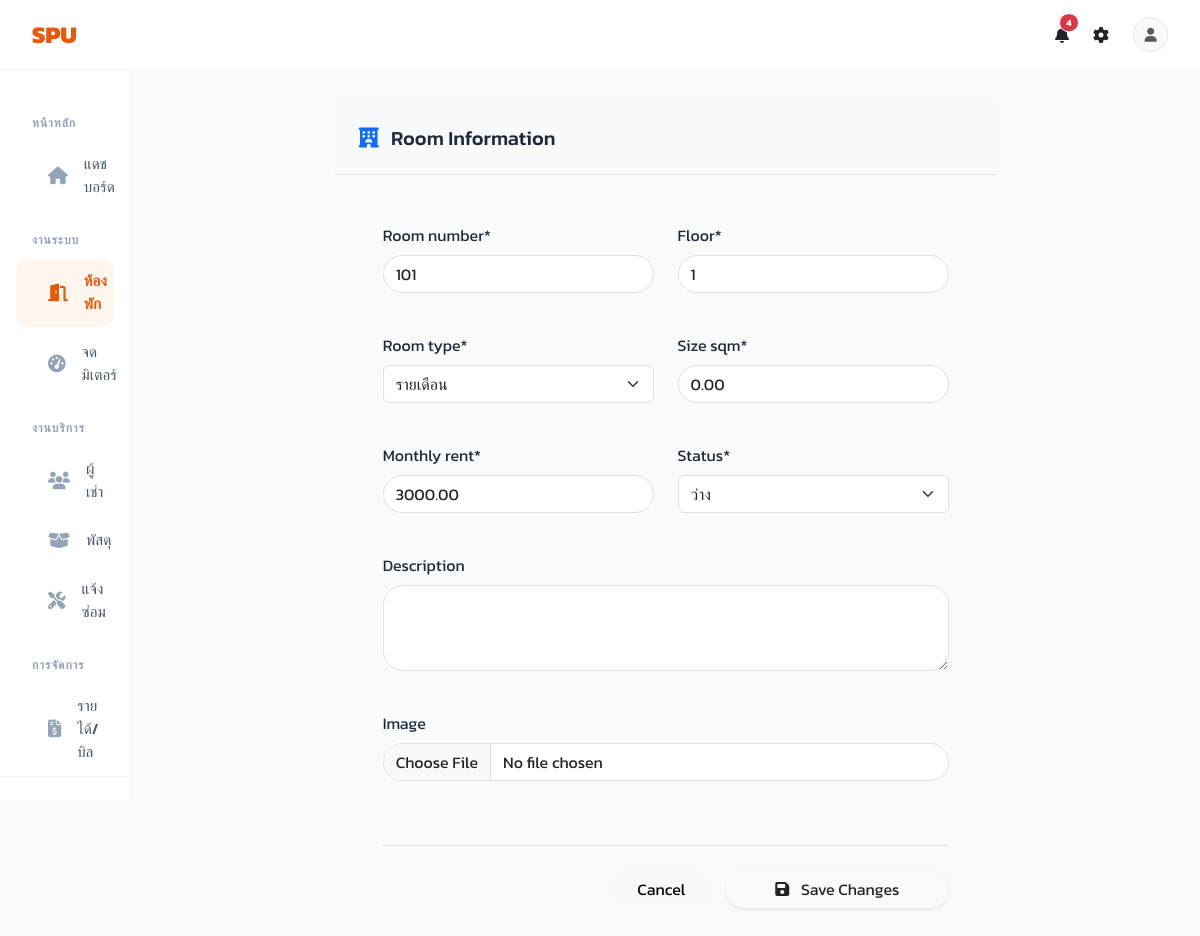
/rooms/1/edit/ (signed in), run on the app's committed database.
### apps/rooms/models.py (models this page shows, shortened)
class Room(models.Model):
    ROOM_TYPES = [
        ('รายเดือน', 'รายเดือน'),
        ('รายวัน', 'รายวัน'),
    ]
    STATUS_CHOICES = [
        ('ว่าง', 'ว่าง'),
        ('ไม่ว่าง', 'ไม่ว่าง'),
        ('ซ่อมบำรุง', 'ซ่อมบำรุง'),
    ]
    room_number = models.CharField(max_length=20, unique=True)
    floor = models.PositiveIntegerField()
    room_type = models.CharField(max_length=20, choices=ROOM_TYPES, default='รายเดือน')
    size_sqm = models.DecimalField(max_digits=6, decimal_places=2, default=0.00)
    monthly_rent = models.DecimalField(max_digits=10, decimal_places=2, default=0.00)
    elec_rate = models.DecimalField(max_digits=5, decimal_places=2, default=7.00)
    water_rate = models.DecimalField(max_digits=5, decimal_places=2, default=18.00)
    status = models.CharField(max_length=20, choices=STATUS_CHOICES, default='ว่าง')
    description = models.TextField(blank=True)
    image = models.ImageField(upload_to='rooms/', blank=True, null=True)
    created_at = models.DateTimeField(auto_now_add=True)
    class Meta:
        ordering = ['floor', 'room_number']

### apps/rooms/views.py (the view)
# urls.py: path('<int:pk>/edit/', views.room_edit, name='edit'),
@login_required
def room_edit(request, pk):
    room = get_object_or_404(Room, pk=pk)
    if request.method == 'POST':
        form = RoomForm(request.POST, request.FILES, instance=room)
        if form.is_valid():
            form.save()
            messages.success(request, 'Room updated.')
            return redirect('rooms:list')
    else:
        form = RoomForm(instance=room)
    return render(request, 'rooms/room_form.html', {'form': form, 'title': 'Edit Room'})

### apps/rooms/forms.py
class RoomForm(forms.ModelForm):
    class Meta:
        model = Room
        fields = ['room_number', 'floor', 'room_type', 'size_sqm', 'monthly_rent', 'status', 'description', 'image']
        widgets = {
            'description': forms.Textarea(attrs={'rows': 3}),
        }

### apps/parcels/context_processors.py (called while the page is built)
def parcel_context(request):
    if request.user.is_authenticated:
        try:
            role = request.user.profile.role if hasattr(request.user, 'profile') else 'Admin'
            if role == 'Tenant':
                count = Parcel.objects.filter(
                    room__current_tenant__email=request.user.email,
                    status='pending'
                ).count()
            else:
                count = Parcel.objects.filter(status='pending').count()
        except Exception:
            count = 0
        return {'pending_parcels_count': count}
    return {'pending_parcels_count': 0}

### apps/rooms/templates/rooms/room_form.html (shortened to what this page needs)
{% extends 'base.html' %}
{% load crispy_forms_tags %}
{% block content %}
<div class="row justify-content-center">
    <div class="col-lg-8">
        <div class="saas-card overflow-hidden">
            <div class="p-4 border-bottom bg-light bg-opacity-50">
                <h5 class="card-title mb-0 border-0"><i class="fa-solid fa-hotel text-primary me-2"></i> Room Information</h5>
            </div>
            <div class="p-4 p-md-5">
                <form method="post" enctype="multipart/form-data" novalidate>
                    <div class="row g-4">
                        <div class="col-md-6">
                            {{ form.room_number|as_crispy_field }}
                        </div>
                        <div class="col-md-6">
                            {{ form.floor|as_crispy_field }}
                        </div>
                        <div class="col-md-6">
                            {{ form.room_type|as_crispy_field }}
                        </div>
                        <div class="col-md-6">
                            {{ form.size_sqm|as_crispy_field }}
                        </div>
                        <div class="col-md-6">
                            {{ form.monthly_rent|as_crispy_field }}
                        </div>
                        <div class="col-md-6">
                            {{ form.status|as_crispy_field }}
                        </div>
                        <div class="col-12">
                            {{ form.description|as_crispy_field }}
                        </div>
                        <div class="col-12">
                            {{ form.image|as_crispy_field }}
                        </div>
                    </div>
                    <div class="mt-5 d-flex justify-content-end gap-3 pt-4 border-top">
                        <a href="{% url 'rooms:list' %}" class="btn btn-light px-4">Cancel</a>
                        <button type="submit" class="btn btn-primary-saas btn-saas shadow-sm px-5">
                            <i class="fa-solid fa-save me-2"></i> Save Changes
                        </button>
                    </div>
                </form>
            </div>
        </div>
    </div>
</div>
{% endblock %}

### static/css/style.css (style rules this page uses)
:root { --brand-primary: #ea580c; --brand-primary-hover: #c2410c; --brand-navy: #1e293b; --brand-blue: #3b82f6; --brand-green: #10b981; --brand-red: #ef4444; --brand-orange: #f97316; --sidebar-bg: #FFFFFF; --sidebar-hover: #f8fafc; --bg-body: #f1f5f9; --card-bg: #FFFFFF; --white: #ffffff; --text-dark: #1e293b; --text-muted: #64748b; --border-color: #e2e8f0; --rounded-lg: 20px; --card-shadow: 0 4px 6px -1px rgba(0, 0, 0, 0.05), 0 2px 4px -2px rgba(0, 0, 0, 0.05); --card-shadow-hover: 0 10px 15px -3px rgba(0, 0, 0, 0.1), 0 4px 6px -4px rgba(0, 0, 0, 0.1); }
body { background-color: var(--bg-body); font-family: 'Kanit', sans-serif !important; color: var(--text-dark); overflow-x: hidden; }
.sys-card, .card, .btn, .list-group-item, .form-control, .badge { border-radius: var(--rounded-lg) !important; }

### templates/base.html (style rules this page uses)
body { background-color: #f8fafc; font-family: 'Kanit', sans-serif !important; }

### data on the page
Room: room_number "101", floor "1", room_type "รายเดือน", size_sqm "0.00", monthly_rent "3000.00", status "ว่าง"

### other printed values
{{ pending_parcels_count }} "4"
